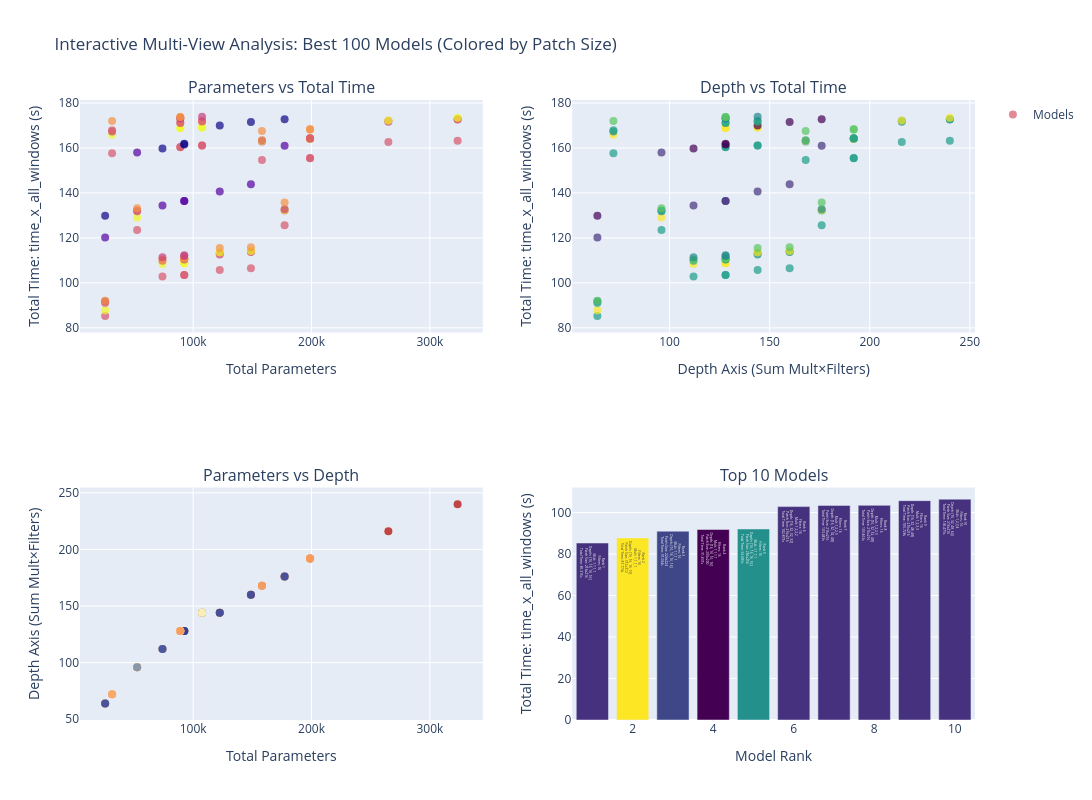

This figure's notebook cell:
### Code cell
# Create additional interactive plots to better understand the relationships
from plotly.subplots import make_subplots

# Create a subplot with multiple interactive visualizations
fig_multi = make_subplots(
    rows=2, cols=2,
    subplot_titles=('Parameters vs Total Time', 'Depth vs Total Time', 'Parameters vs Depth', 'Top 10 Models'),
    specs=[[{"type": "scatter"}, {"type": "scatter"}],
           [{"type": "scatter"}, {"type": "bar"}]]
)

# Plot 1: Parameters vs Total Time (colored by patch size)
fig_multi.add_trace(
    go.Scatter(
        x=df_best['total_parameters'],
        y=df_best['time_x_all_windows'],
        mode='markers',
        marker=dict(
            color=df_best['patch_size'],
            colorscale='Plasma',
            size=8,
            opacity=0.7
        ),
        text=[f"Filters: {bf}, Mult: {cm}<br>Depth: {da}<br>Params: {tp:,}<br>Patch Size: {ps}x{ps}<br>Total Time: {tw:.3f}s"
              for bf, cm, da, tp, ps, tw in zip(
                  df_best['base_filters'],
                  df_best['channel_multipliers'],
                  df_best['depth_axis'],
                  df_best['total_parameters'],
                  df_best['patch_size'],
                  df_best['time_x_all_windows']
              )],
        hovertemplate='<b>%{text}</b><extra></extra>',
        name='Models'
    ),
    row=1, col=1
)

# Plot 2: Depth vs Total Time (colored by patch size)
fig_multi.add_trace(
    go.Scatter(
        x=df_best['depth_axis_numeric'],
        y=df_best['time_x_all_windows'],
        mode='markers',
        marker=dict(
            color=df_best['patch_size'],
            colorscale='Viridis',
            size=8,
            opacity=0.7
        ),
        text=[f"Filters: {bf}, Mult: {cm}<br>Depth: {da}<br>Params: {tp:,}<br>Patch Size: {ps}x{ps}<br>Total Time: {tw:.3f}s"
              for bf, cm, da, tp, ps, tw in zip(
                  df_best['base_filters'],
                  df_best['channel_multipliers'],
                  df_best['depth_axis'],
                  df_best['total_parameters'],
                  df_best['patch_size'],
                  df_best['time_x_all_windows']
              )],
        hovertemplate='<b>%{text}</b><extra></extra>',
        name='Models',
        showlegend=False
    ),
    row=1, col=2
)

# Plot 3: Parameters vs Depth (colored by patch size)
fig_multi.add_trace(
    go.Scatter(
        x=df_best['total_parameters'],
        y=df_best['depth_axis_numeric'],
        mode='markers',
        marker=dict(
            color=df_best['patch_size'],
            colorscale='RdYlBu_r',
            size=8,
            opacity=0.7
        ),
        text=[f"Filters: {bf}, Mult: {cm}<br>Depth: {da}<br>Params: {tp:,}<br>Patch Size: {ps}x{ps}<br>Total Time: {tw:.3f}s"
              for bf, cm, da, tp, ps, tw in zip(
                  df_best['base_filters'],
                  df_best['channel_multipliers'],
                  df_best['depth_axis'],
                  df_best['total_parameters'],
                  df_best['patch_size'],
                  df_best['time_x_all_windows']
              )],
        hovertemplate='<b>%{text}</b><extra></extra>',
        name='Models',
        showlegend=False
    ),
    row=2, col=1
)

# Plot 4: Top 10 models bar chart (colored by patch size)
df_top10 = df_best.head(10)
fig_multi.add_trace(
    go.Bar(
        x=list(range(1, 11)),
        y=df_top10['time_x_all_windows'],
        marker=dict(
            color=df_top10['patch_size'],
            colorscale='Viridis'
        ),
        text=[f"Rank {i+1}<br>Filters: {bf}<br>Mult: {cm}<br>Depth: {da}<br>Patch Size: {ps}x{ps}<br>Total Time: {tw:.3f}s"
              for i, (bf, cm, da, ps, tw) in enumerate(zip(
                  df_top10['base_filters'],
                  df_top10['channel_multipliers'],
                  df_top10['depth_axis'],
                  df_top10['patch_size'],
                  df_top10['time_x_all_windows']
              ))],
        hovertemplate='<b>%{text}</b><extra></extra>',
        name='Top 10',
        showlegend=False
    ),
    row=2, col=2
)

# Update layout
fig_multi.update_xaxes(title_text="Total Parameters", row=1, col=1)
fig_multi.update_yaxes(title_text="Total Time: time_x_all_windows (s)", row=1, col=1)

fig_multi.update_xaxes(title_text="Depth Axis (Sum Mult×Filters)", row=1, col=2)
fig_multi.update_yaxes(title_text="Total Time: time_x_all_windows (s)", row=1, col=2)

fig_multi.update_xaxes(title_text="Total Parameters", row=2, col=1)
fig_multi.update_yaxes(title_text="Depth Axis (Sum Mult×Filters)", row=2, col=1)

fig_multi.update_xaxes(title_text="Model Rank", row=2, col=2)
fig_multi.update_yaxes(title_text="Total Time: time_x_all_windows (s)", row=2, col=2)

fig_multi.update_layout(
    title_text="Interactive Multi-View Analysis: Best 100 Models (Colored by Patch Size)",
    height=800,
    width=1200,
    showlegend=True
)

fig_multi.show()

# Show detailed breakdown of patch size patterns
print("\n" + "="*80)
print("PATCH SIZE ANALYSIS - Impact on Performance")
print("="*80)

# Group by patch size
patch_patterns = df_best.groupby('patch_size').agg({
    'time_x_all_windows': ['count', 'mean', 'min', 'max'],
    'total_parameters': ['mean', 'min', 'max'],
    'depth_axis_numeric': ['mean', 'min', 'max'],
    'base_filters': lambda x: list(x.unique()),
    'channel_multipliers': lambda x: list(x.unique()[:3])  # Show first 3 to avoid clutter
}).round(3)

print(f"\nFound {len(patch_patterns)} unique patch sizes in top 100:")
for patch_size, data in patch_patterns.iterrows():
    count = data[('time_x_all_windows', 'count')]
    mean_time = data[('time_x_all_windows', 'mean')]
    min_time = data[('time_x_all_windows', 'min')]
    max_time = data[('time_x_all_windows', 'max')]
    mean_params = data[('total_parameters', 'mean')]
    mean_depth = data[('depth_axis_numeric', 'mean')]
    
    print(f"\nPatch Size: {patch_size}x{patch_size}")
    print(f"  Count: {count} models")
    print(f"  Total time range: {min_time:.3f}s - {max_time:.3f}s (avg: {mean_time:.3f}s)")
    print(f"  Average parameters: {mean_params:,.0f}")
    print(f"  Average depth sum: {mean_depth:.0f}")
    print(f"  Base filters used: {data[('base_filters', '<lambda>')]}")
    print(f"  Sample multipliers: {data[('channel_multipliers', '<lambda>')]}")

# Show correlation between patch size and performance
patch_correlation = df_best[['patch_size', 'time_x_all_windows']].corr().iloc[0,1]
print(f"\nCorrelation between Patch Size and Total Time: {patch_correlation:.4f}")
print("(Positive correlation means larger patches → longer total time)")
